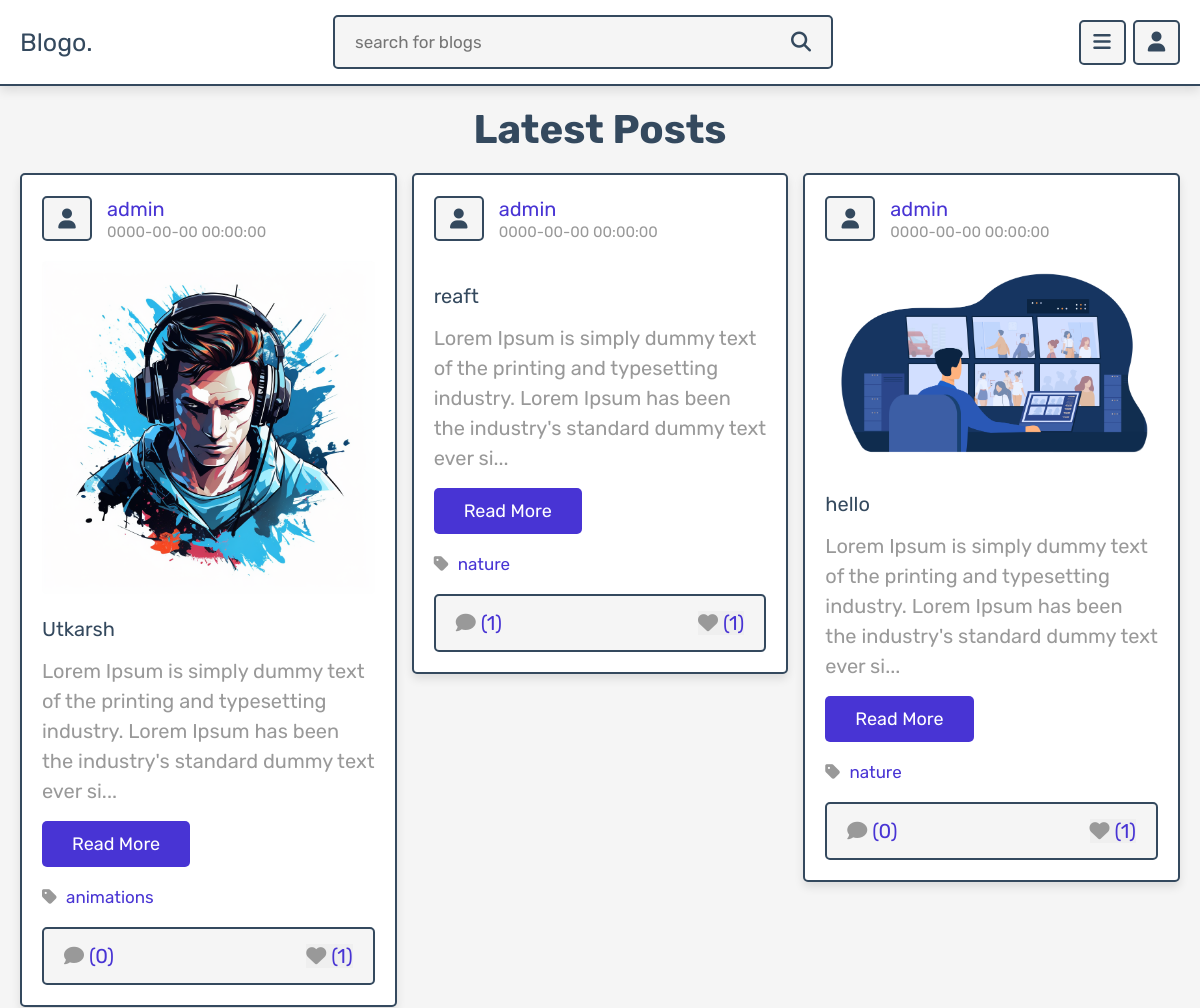
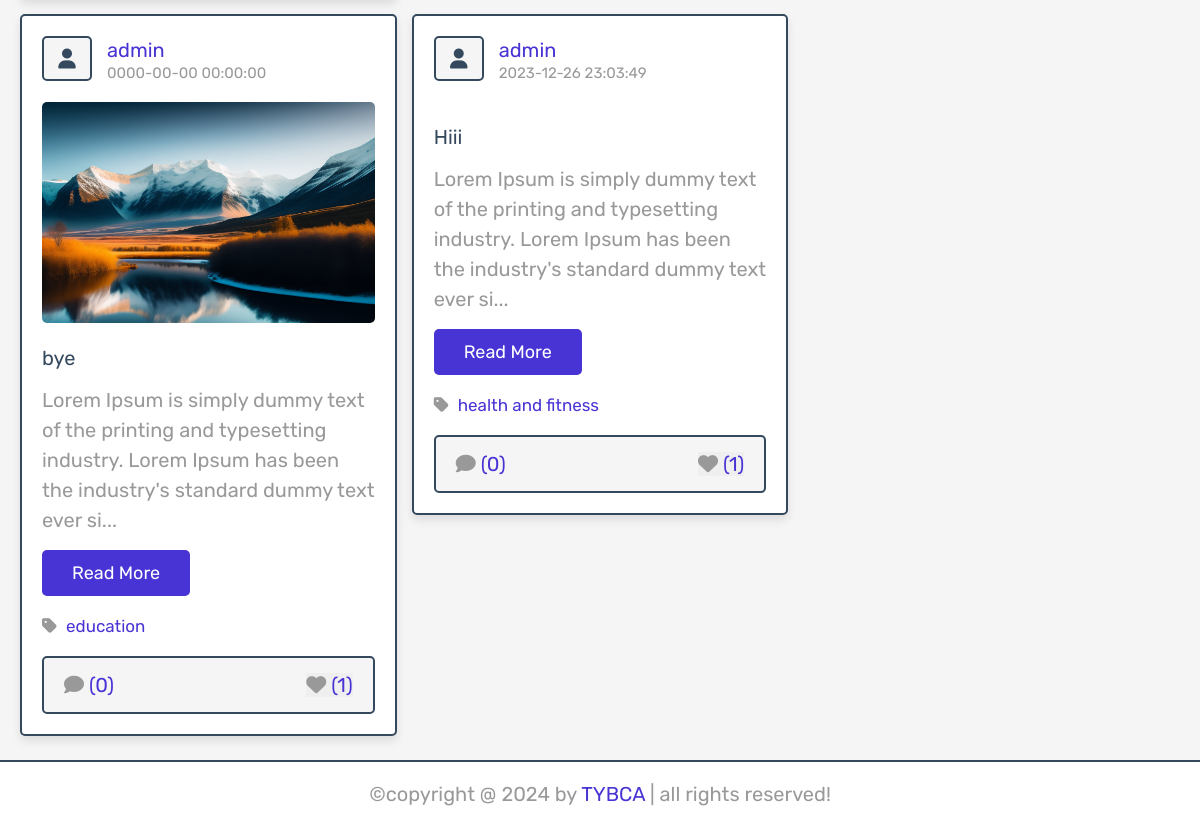
The page /posts.php on the database as committed earlier (2 pictures, top to bottom).
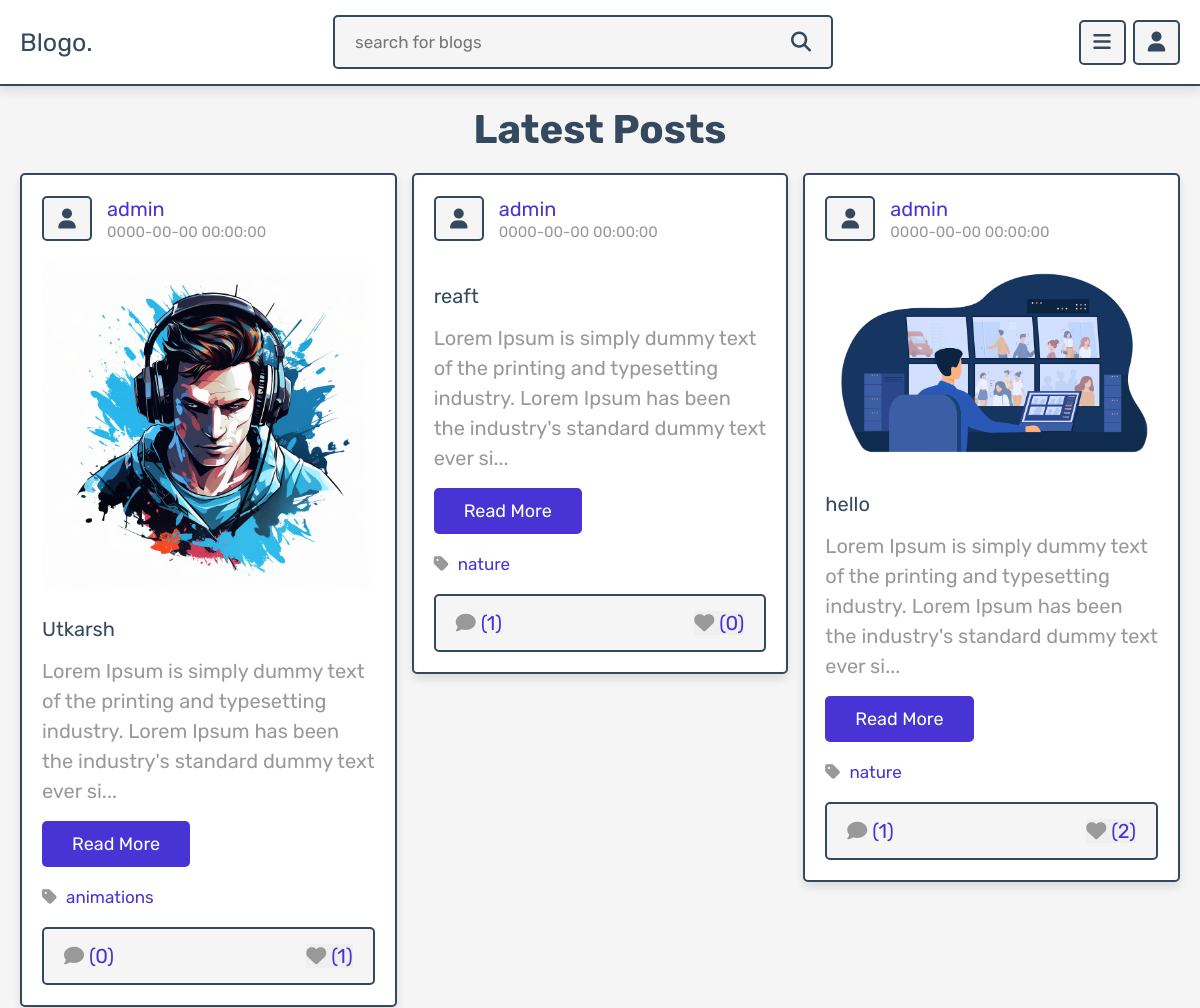
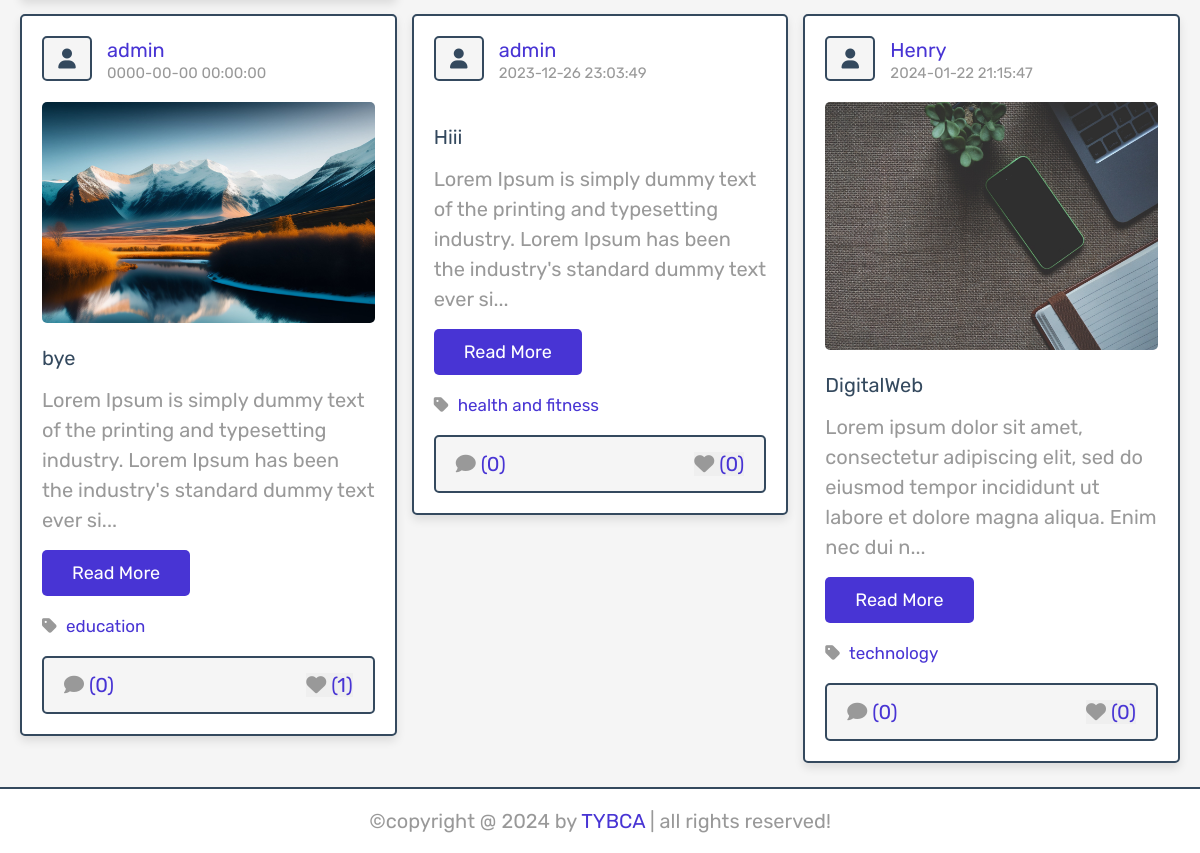
The same page on the database as committed later (2 pictures, top to bottom).
### tables this page shows
CREATE TABLE IF NOT EXISTS `posts` (
  `id` int(100) NOT NULL AUTO_INCREMENT,
  `admin_id` int(100) NOT NULL,
  `name` varchar(100) NOT NULL,
  `title` varchar(100) NOT NULL,
  `content` varchar(10000) NOT NULL,
  `category` varchar(50) NOT NULL,
  `image` varchar(100) NOT NULL,
  `date` datetime NOT NULL DEFAULT CURRENT_TIMESTAMP,
  `status` varchar(10) NOT NULL,
  PRIMARY KEY (`id`)
);

### posts.php (the view, shortened to what this page needs)
<?php
include 'components/connect.php';
if(isset($_SESSION['user_id'])){
   $user_id = $_SESSION['user_id'];
}else{
   $user_id = '';
};
?>
<!DOCTYPE html>
<html lang="en">
<head>
   <link rel="stylesheet" href="https://cdnjs.cloudflare.com/ajax/libs/font-awesome/6.1.1/css/all.min.css">
   <link rel="stylesheet" href="css/style.css">
</head>
<body>
<?php include 'components/user_header.php'; ?>
<section class="posts-container">
   <h1 class="heading">latest posts</h1>
   <div class="box-container">
      <?php
         $select_posts = $conn->prepare("SELECT * FROM `posts` WHERE status = ?");
         $select_posts->execute(['active']);
         if($select_posts->rowCount() > 0){
            while($fetch_posts = $select_posts->fetch(PDO::FETCH_ASSOC)){
               $post_id = $fetch_posts['id'];
               $count_post_comments = $conn->prepare("SELECT * FROM `comments` WHERE post_id = ?");
               $count_post_comments->execute([$post_id]);
               $total_post_comments = $count_post_comments->rowCount();
               $count_post_likes = $conn->prepare("SELECT * FROM `likes` WHERE post_id = ?");
               $count_post_likes->execute([$post_id]);
               $total_post_likes = $count_post_likes->rowCount();
               $confirm_likes = $conn->prepare("SELECT * FROM `likes` WHERE user_id = ? AND post_id = ?");
               $confirm_likes->execute([$user_id, $post_id]);
      ?>
      <form class="box" method="post">
         <div class="post-admin">
            <i class="fas fa-user"></i>
            <div>
               <a href="author_posts.php?author=<?= $fetch_posts['name']; ?>"><?= $fetch_posts['name']; ?></a>
               <div><?= $fetch_posts['date']; ?></div>
            </div>
         </div>
         <?php
            if($fetch_posts['image'] != ''){
         ?>
         <img src="uploaded_img/<?= $fetch_posts['image']; ?>" class="post-image" alt="">
         <?php
         }
         ?>
         <div class="post-title"><?= $fetch_posts['title']; ?></div>
         <div class="post-content content-150"><?= $fetch_posts['content']; ?></div>
         <a href="view_post.php?post_id=<?= $post_id; ?>" class="inline-btn">read more</a>
         <a href="category.php?category=<?= $fetch_posts['category']; ?>" class="post-cat"> <i class="fas fa-tag"></i> <span><?= $fetch_posts['category']; ?></span></a>
         <div class="icons">
            <a href="view_post.php?post_id=<?= $post_id; ?>"><i class="fas fa-comment"></i><span>(<?= $total_post_comments; ?>)</span></a>
            <button type="submit" name="like_post"><i class="fas fa-heart" style="<?php if($confirm_likes->rowCount() > 0){ echo 'color:var(--red);'; } ?>  "></i><span>(<?= $total_post_likes; ?>)</span></button>
         </div>
      </form>
      <?php
         }
      }else{
         echo '<p class="empty">no posts added yet!</p>';
      }
      ?>
   </div>
</section>
<?php include 'components/footer.php'; ?>
</body>
</html>

Rows that differ between the two databases and show on the page:
computed for posts "reaft": total_post_likes "1" → "0"
computed for posts "hello": total_post_comments "0" → "1"; total_post_likes "1" → "2"
computed for posts "Hiii": total_post_likes "1" → "0"
added posts: name "Henry", date "2024-01-22 21:15:47", image (picture), title "DigitalWeb", content "Lorem ipsum dolor sit amet, consectetur adipiscing elit, sed do eiusmod tempor incididunt ut labore et dolore magna aliqua. Enim nec dui n", category "technology", total_post_comments "0", total_post_likes "0"
